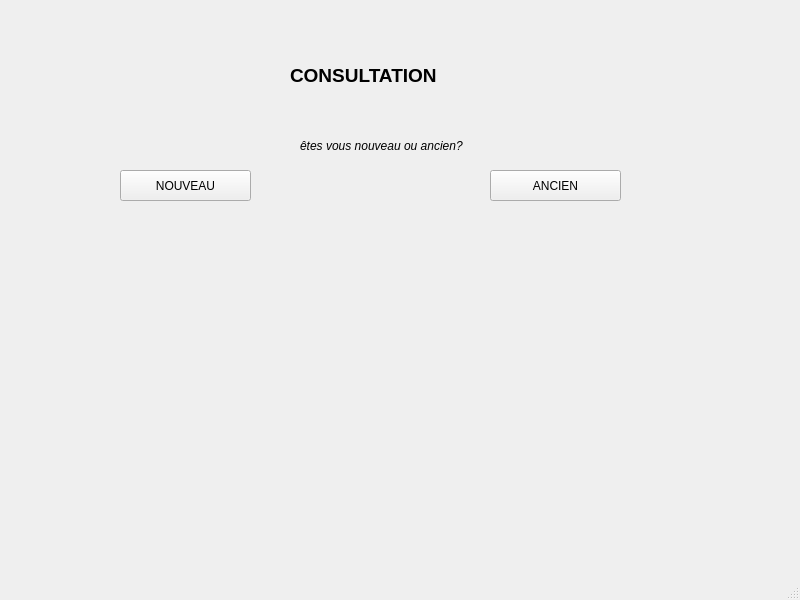
<?xml version="1.0" encoding="UTF-8"?>
<ui version="4.0">
 <class>MainWindow</class>
 <widget class="QMainWindow" name="MainWindow">
  <property name="geometry">
   <rect>
    <x>0</x>
    <y>0</y>
    <width>800</width>
    <height>600</height>
   </rect>
  </property>
  <property name="windowTitle">
   <string>MainWindow</string>
  </property>
  <widget class="QWidget" name="centralwidget">
   <widget class="QLabel" name="label">
    <property name="geometry">
     <rect>
      <x>290</x>
      <y>60</y>
      <width>211</width>
      <height>31</height>
     </rect>
    </property>
    <property name="font">
     <font>
      <family>Arial</family>
      <pointsize>14</pointsize>
      <weight>75</weight>
      <bold>true</bold>
     </font>
    </property>
    <property name="text">
     <string>CONSULTATION</string>
    </property>
   </widget>
   <widget class="QPushButton" name="pushButton">
    <property name="geometry">
     <rect>
      <x>120</x>
      <y>170</y>
      <width>131</width>
      <height>31</height>
     </rect>
    </property>
    <property name="text">
     <string>NOUVEAU</string>
    </property>
   </widget>
   <widget class="QPushButton" name="pushButton_2">
    <property name="geometry">
     <rect>
      <x>490</x>
      <y>170</y>
      <width>131</width>
      <height>31</height>
     </rect>
    </property>
    <property name="text">
     <string>ANCIEN</string>
    </property>
   </widget>
   <widget class="QLabel" name="label_2">
    <property name="geometry">
     <rect>
      <x>300</x>
      <y>130</y>
      <width>171</width>
      <height>31</height>
     </rect>
    </property>
    <property name="font">
     <font>
      <family>Arial</family>
      <italic>true</italic>
     </font>
    </property>
    <property name="text">
     <string>êtes vous nouveau ou ancien?</string>
    </property>
    <property name="margin">
     <number>8</number>
    </property>
   </widget>
  </widget>
  <widget class="QMenuBar" name="menubar">
   <property name="geometry">
    <rect>
     <x>0</x>
     <y>0</y>
     <width>800</width>
     <height>21</height>
    </rect>
   </property>
  </widget>
  <widget class="QStatusBar" name="statusbar"/>
 </widget>
 <resources/>
 <connections/>
</ui>
